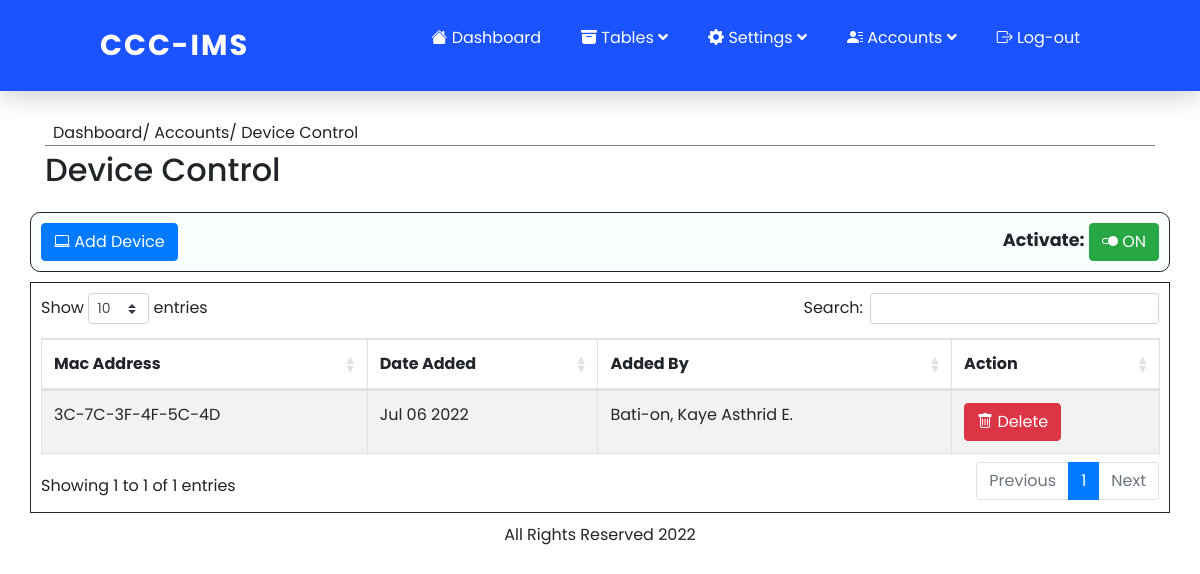
The page /admin/device_control.php (signed in) on the database its author committed.
### tables this page shows
CREATE TABLE `allowed_mac_add` (
  `id` int(11) NOT NULL,
  `mac_add` varchar(50) NOT NULL,
  `added_date` date NOT NULL DEFAULT current_timestamp(),
  `added_by` int(11) NOT NULL
);

### admin/device_control.php (the view, shortened to what this page needs)
<?php
include 'header.php';
include 'nav.php';
require 'dbcon.php';
?>
<div class="container" >
  <div style="border-bottom: 1px solid grey; margin-bottom: 5px;" >
     <span class="p-2">Dashboard/ Accounts/ Device Control</span>
  </div>
</div>
<div class="container">
<div class="row">
    <div class="col-md-12">
      <h2>Device Control</h2>
    </div>
</div>
</div>
<div style="border:1px solid; padding: 10px; margin-bottom: 10px;margin-top: 15px; border-radius:10px; background-color:    hsl(180, 100%, 99%);" class="container">
      <button class="btn btn-primary" data-toggle="modal" data-target="#addDevice"><i class="bi bi-laptop"></i> Add Device</button>
      <form style="float: right;" action="" method="POST">
      <span style="font-size: 110%; font-weight: bold">Activate:</span>
      <?php
      $onStat = $conn->query("SELECT * FROM `auth` WHERE `id` = 1 AND `authorization` = 1;");
      if($onStat->num_rows == 1){
        echo "<button type='submit' name='switch' value='0' class='btn btn-success'><i class='bi bi-toggle2-on'></i> ON</button>";
      }else{
        echo "<button type='submit' name='switch' value='1' class='btn btn-dark'><i class='bi bi-toggle2-off'></i> OFF</button>";
      }
      ?>
      </form>
    </div>
<div style="border: 1px solid; padding: 10px;" class="container">
    <table class="table table-striped table-bordered tablesort" id="the_table">
      <?php
        $query = "SELECT `allowed_mac_add`.`id`, `mac_add`, `added_date`, `added_by`,`admin`.`name` FROM `allowed_mac_add` LEFT JOIN `admin` ON `admin`.`id` = `allowed_mac_add`.`added_by` ORDER BY `id` ASC";
        $result = $conn->query($query);
        ?>
          <thead>
                     <th >Mac Address</th>
                     <th>Date Added</th>
                     <th>Added By</th>
                     <th>Action</th>
                  </thead>
             <?php
              while( $row = $result->fetch_assoc()):?>
                  <tr>
                      <td><?php echo  $row['mac_add']?></td>
                      <td><?php echo  date('M d Y',strtotime($row['added_date']))?></td>
                      <td><?php echo  $row['name']?></td>
                   <td><button type="button" class="btn btn-danger deletebtn" data-toggle="modal" ><i class="bi bi-trash"></i> Delete</button></td>
                  </tr>
            <?php endwhile; ?>
    </table>
</div>
</body>
<?php
include 'footer.php';
 ?>

### admin/css/nav.css (style rules this page uses)
* { margin: 0; padding: 0; box-sizing: border-box; font-family: "Poppins", sans-serif; }

### rows shown on the page
allowed_mac_add: mac_add "3C-7C-3F-4F-5C-4D", added_date "Jul 06 2022", admin.name "Bati-on, Kaye Asthrid E."
